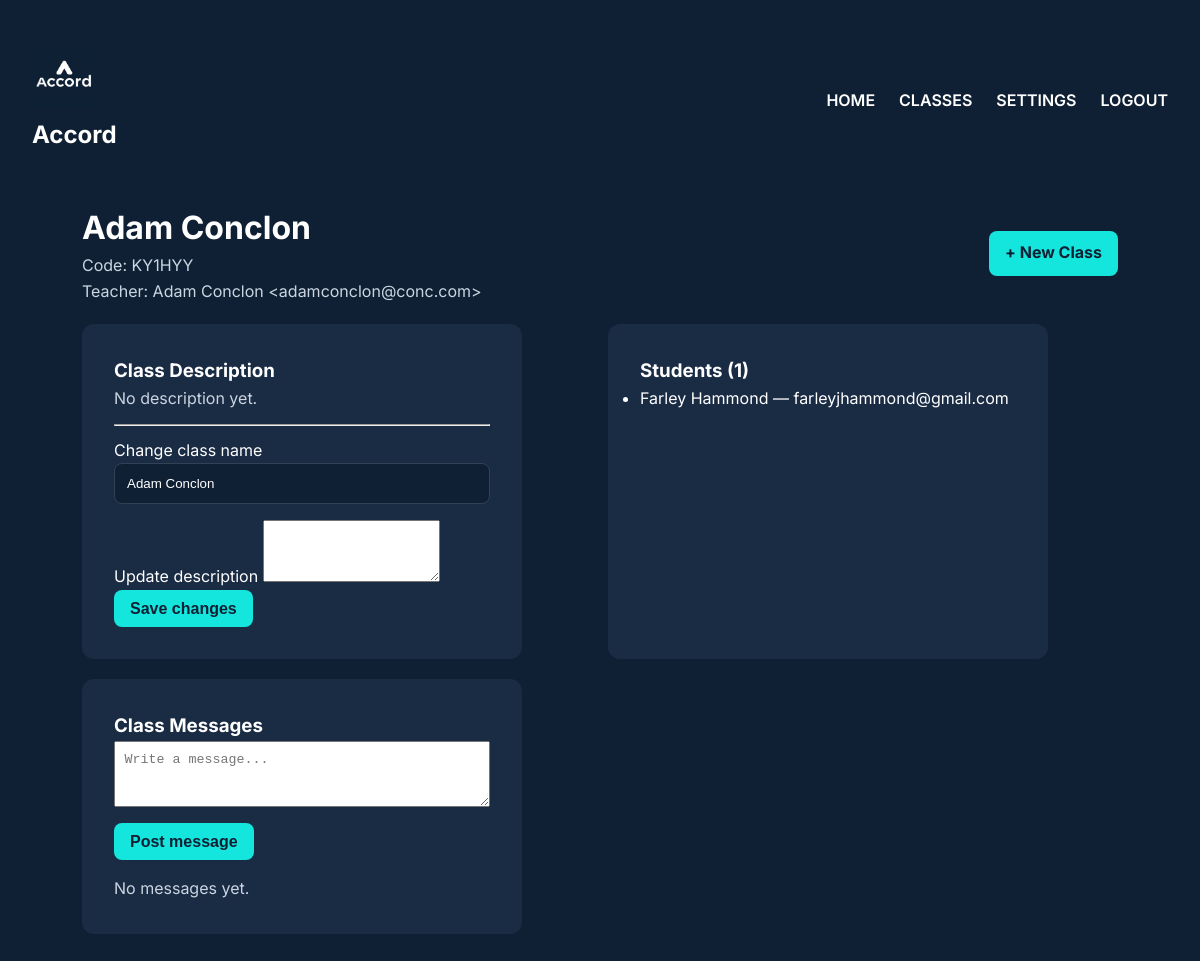
The app's page /class/1 (signed in), older data.
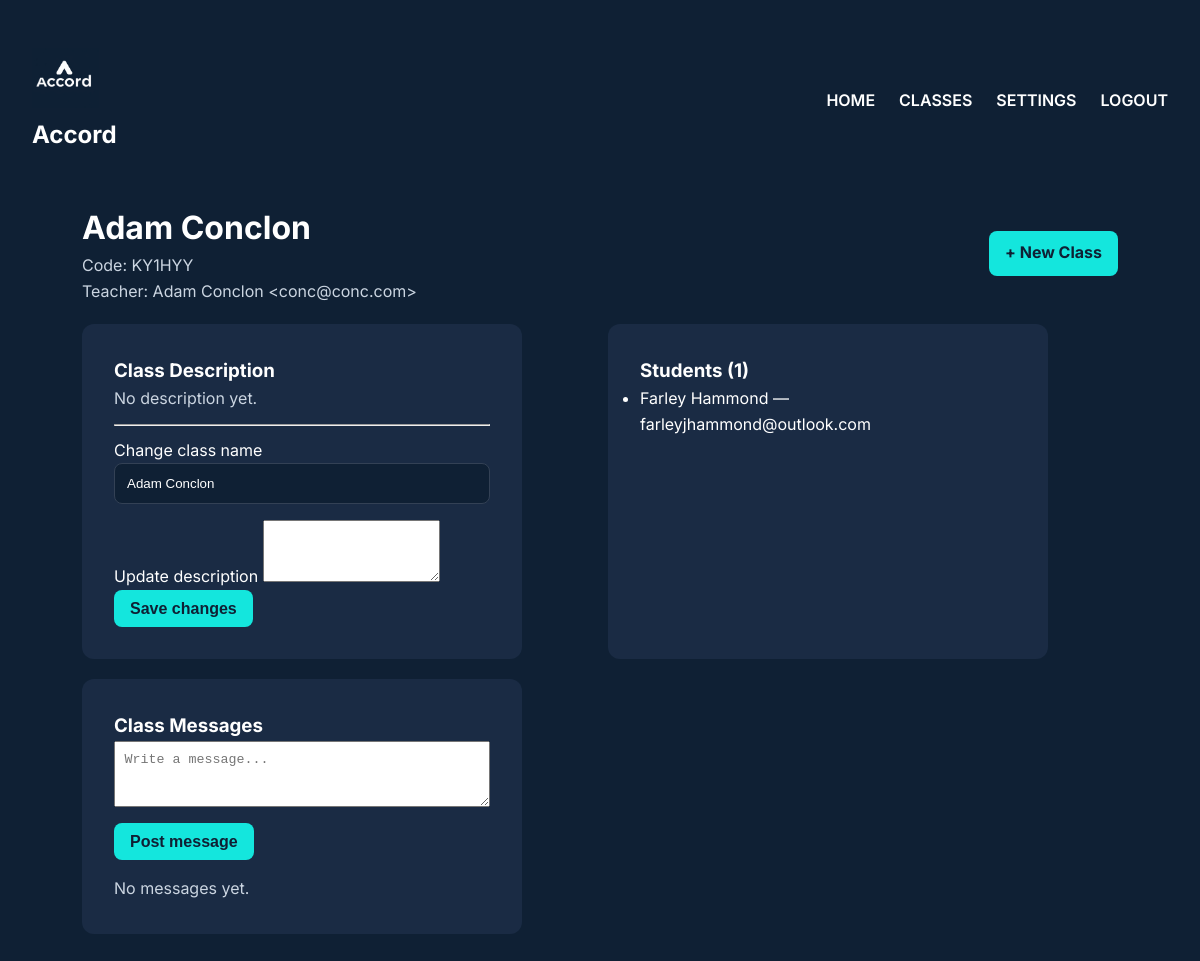
The same page, newer data.
### tables this page shows
CREATE TABLE users (
    userID      INTEGER PRIMARY KEY AUTOINCREMENT,
    name        TEXT NOT NULL,
    email       TEXT NOT NULL UNIQUE,
    password    TEXT NOT NULL,
    role        TEXT CHECK(role IN ('student', 'teacher')) NOT NULL
);

### main.py (the view)
@app.route("/class/<int:class_id>")
def class_detail(class_id):
    user = logged_in_user()
    if not user:
        flash("Please log in", "warning")
        return redirect(url_for("login"))
    c = db.get_class_by_id(class_id)
    if not c:
        flash("Class not found", "danger")
        return redirect(url_for("classes"))
    teacher = db.get_user_by_id(c[3])  # class tuple: (classID, className, code, teacherID, description)
    students = db.list_students_in_class(class_id)
    messages = db.list_class_messages(class_id, limit=200)
    enrolled = (user["role"] == "teacher" and user["id"] == c[3]) or db.is_student_enrolled(class_id, user["id"])
    return render_template("class_detail.html",
                           class_row=c, teacher=teacher, students=students,
                           messages=messages, user=user, enrolled=enrolled)

### database_manager.py (called while the page is built)
def get_connection():
    con = sql.connect(DB_PATH)
    con.execute("PRAGMA foreign_keys = ON;")
    return con

def get_user_by_id(userID):
    con = get_connection()
    cur = con.cursor()
    cur.execute("SELECT * FROM users WHERE userID = ?", (userID,))
    u = cur.fetchone()
    con.close()
    return u

def get_class_by_id(classID):
    con = get_connection()
    cur = con.cursor()
    cur.execute("SELECT * FROM classes WHERE classID = ?", (classID,))
    c = cur.fetchone()
    con.close()
    return c

def list_students_in_class(classID):
    con = get_connection()
    cur = con.cursor()
    cur.execute("""
        SELECT u.userID, u.name, u.email
        FROM users u
        JOIN enrollments e ON u.userID = e.studentID
        WHERE e.classID = ?
    """, (classID,))
    rows = cur.fetchall()
    con.close()
    return rows

### main.py (called while the page is built)
def logged_in_user():
    return session.get("user")  # return current user data from table: id, name, email, role

### templates/class_detail.html (shortened to what this page needs)
{% extends "layout.html" %}
{% block content %}
<div class="page">
  <div class="page-header">
    <div>
      <h1>{{ class_row[1] }}</h1>
      <p class="muted">Code: {{ class_row[2] }}</p>
      <p class="muted">Teacher: {{ teacher[1] }} &lt;{{ teacher[2] }}&gt;</p>
    </div>
    <div>
      {% if user.role == 'teacher' and user.id == class_row[3] %}
        <a class="btn" href="{{ url_for('create_class') }}">+ New Class</a>
      {% endif %}
    </div>
  </div>
  <div class="grid">
    <div class="card">
      <h3>Class Description</h3>
      <p class="muted">{{ class_row[4] or "No description yet." }}</p>
      {% if user.role == 'teacher' and user.id == class_row[3] %}
        <hr style="margin:12px 0">
        <form method="POST" action="{{ url_for('class_edit', class_id=class_row[0]) }}">
          <label>Change class name</label>
          <input name="class_name" type="text" value="{{ class_row[1] }}" />
          <label>Update description</label>
          <textarea name="description" rows="4">{{ class_row[4] or "" }}</textarea>
          <button class="btn" type="submit">Save changes</button>
        </form>
      {% endif %}
    </div>
    <div class="card">
      <h3>Students ({{ students|length }})</h3>
      {% if students %}
        <ul>
          {% for s in students %}
            <li>{{ s[1] }} — {{ s[2] }}</li>
          {% endfor %}
        </ul>
      {% else %}
        <p class="muted">No students enrolled yet.</p>
      {% endif %}
    </div>
  </div>
  <div style="margin-top:1.25rem;" class="card">
    <h3>Class Messages</h3>
    {% if enrolled %}
      <form method="POST" action="{{ url_for('class_message', class_id=class_row[0]) }}">
        <textarea name="content" rows="3" placeholder="Write a message..." style="width:100%; padding:0.6rem; margin-bottom:0.5rem;"></textarea>
        <button class="btn" type="submit">Post message</button>
      </form>
    {% else %}
      <p class="muted">Only the class teacher or enrolled students can post messages.</p>
    {% endif %}
    <div style="margin-top:1rem;">
      {% if messages %}
        {% for m in messages %}
          <div style="border-top:1px solid rgba(255,255,255,0.04); padding:0.6rem 0;">
            <div style="font-weight:700;">{{ m[5] }} <span class="muted" style="font-weight:400; font-size:0.9rem;"> — {{ m[4] }}</span></div>
            <div style="margin-top:6px;">{{ m[3] }}</div>
          </div>
        {% endfor %}
      {% else %}
        <p class="muted">No messages yet.</p>
      {% endif %}
    </div>
  </div>
</div>
{% endblock %}

Row changes from the older to the newer data that the page shows:
changed users "Adam Conclon": email "adamconclon@conc.com" → "conc@conc.com"
changed users "Farley Hammond": email "farleyjhammond@gmail.com" → "farleyjhammond@outlook.com"
